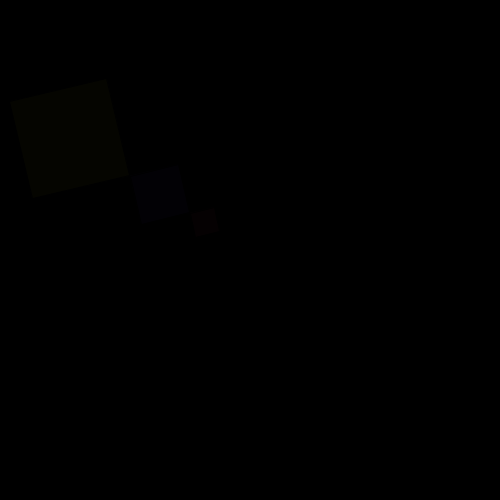
Frame 1 (no input)
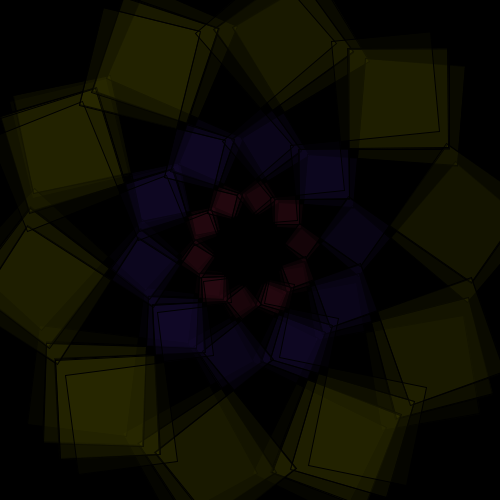
Frame 60 (the mouse pressed at the canvas centre just before this capture)
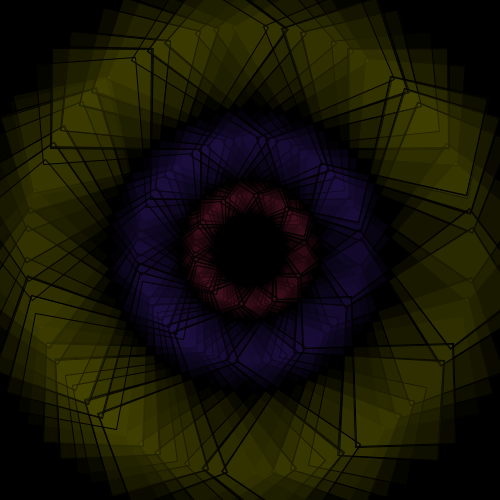
Frame 120 (the mouse held since frame 60 and released just before this capture)

The Processing sketch that drew these frames (run headless with seeded random() and noise(); from frame 60 on, the mouse is pressed at the canvas centre):

// Processing sketch: processing_171187
// ── processing_171187.pde

void setup()
{
  size (500,500);
  background (0);
  translate(width/2, height/2);
}



void draw ()
{
  float minute = map(minute(),0,60,0,2*PI);
  float sekunde = map(second(), 0,60,0,2*PI);  
  float millisek = map(millis(), 0,minute,0,2*PI);

  
  translate (width/2, height/2);
  

  pushMatrix();                                  //gelb
  rotate(millisek);//sekunde);
  fill(#FFFF00,5);
  rect(100, 100,100,100);
  popMatrix();
  
  pushMatrix();                                  //blau
  rotate(millisek);//sekunde);
  fill(#7226ED,5);
  rect(50,50,50,50);
  popMatrix();
  
  pushMatrix();                                  //rot
  rotate(millisek);//sekunde);
  fill(#ED2658,5);
  rect(25,25,25,25);
  popMatrix();

   
}
